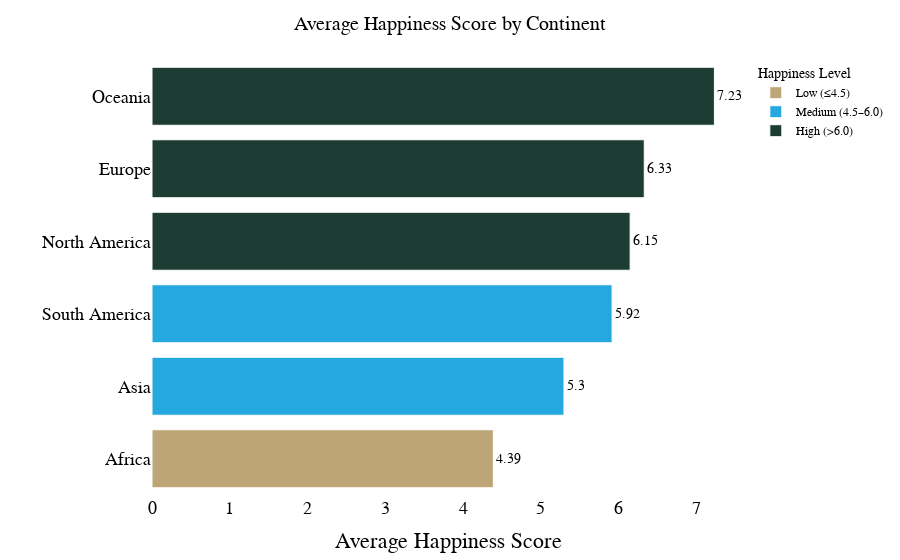

The notebook cell this image was saved under:
### Code cell
import plotly.express as px

# 1) Continent averages
df_continent_avg = (
    df_focus[df_focus["Continent"] != "Unknown"]
    .groupby("Continent", as_index=False)["Happiness_Score"]
    .mean()
    .sort_values("Happiness_Score", ascending=True)   # sorted low → high
)

# 2) Bin labels (High / Medium / Low)
def bin_label(v):
    if v <= 4.5: return "Low (≤4.5)"
    elif v <= 6.0: return "Medium (4.5–6.0)"
    else: return "High (>6.0)"
df_continent_avg["Category"] = df_continent_avg["Happiness_Score"].apply(bin_label)

# 3) Color scheme (blue–green–beige, clean for PPT)
BIN_COLORS = {
    "High (>6.0)": "#1D3C34",      # deep green
    "Medium (4.5–6.0)": "#25A8E0", # blue
    "Low (≤4.5)": "#BDA577"        # beige
}

# 4) Horizontal bar chart
fig = px.bar(
    df_continent_avg,
    x="Happiness_Score",
    y="Continent",
    orientation="h",
    text=df_continent_avg["Happiness_Score"].round(2),
    color="Category",
    color_discrete_map=BIN_COLORS
)

# 5) Formatting
fig.update_traces(
    textposition="outside",
    textfont=dict(size=14),
    marker_line_color="white",
    marker_line_width=1
)

fig.update_layout(
    title=dict(
        text="Average Happiness Score by Continent",
        x=0.5,
        font=dict(size=20, family="Arial", color="black")
    ),
    xaxis_title="Average Happiness Score",
    yaxis_title="",
    font=dict(family="Arial", size=18, color="black"),
    plot_bgcolor="white",
    paper_bgcolor="white",
    margin=dict(l=80, r=40, t=60, b=40),
    legend=dict(title="Happiness Level", font=dict(size=12))
)

fig.show()

# Save high-resolution for PPT
fig.write_image("continent_happiness_bar_horizontal.png", scale=3, width=1000, height=600)

### Figure 1 — Plotly figure (JSON) as saved in the notebook; plotly's stock layout.template omitted (floating-point values rounded to 4 significant figures)
{"data": [{"hovertemplate": "Category=Low (≤4.5)<br>Happiness_Score=%{x}<br>Continent=%{y}<br>text=%{text}<extra></extra>", "legendgroup": "Low (≤4.5)", "marker": {"color": "#BDA577", "line": {"color": "white", "width": 1}, "pattern": {"shape": ""}}, "name": "Low (≤4.5)", "orientation": "h", "showlegend": true, "text": [4.39], "textfont": {"size": 14}, "textposition": "outside", "type": "bar", "x": [4.388], "xaxis": "x", "y": ["Africa"], "yaxis": "y"}, {"hovertemplate": "Category=Medium (4.5–6.0)<br>Happiness_Score=%{x}<br>Continent=%{y}<br>text=%{text}<extra></extra>", "legendgroup": "Medium (4.5–6.0)", "marker": {"color": "#25A8E0", "line": {"color": "white", "width": 1}, "pattern": {"shape": ""}}, "name": "Medium (4.5–6.0)", "orientation": "h", "showlegend": true, "text": [5.3, 5.92], "textfont": {"size": 14}, "textposition": "outside", "type": "bar", "x": [5.297, 5.916], "xaxis": "x", "y": ["Asia", "South America"], "yaxis": "y"}, {"hovertemplate": "Category=High (>6.0)<br>Happiness_Score=%{x}<br>Continent=%{y}<br>text=%{text}<extra></extra>", "legendgroup": "High (>6.0)", "marker": {"color": "#1D3C34", "line": {"color": "white", "width": 1}, "pattern": {"shape": ""}}, "name": "High (>6.0)", "orientation": "h", "showlegend": true, "text": [6.15, 6.33, 7.23], "textfont": {"size": 14}, "textposition": "outside", "type": "bar", "x": [6.147, 6.329, 7.231], "xaxis": "x", "y": ["North America", "Europe", "Oceania"], "yaxis": "y"}], "layout": {"autosize": true, "barmode": "relative", "font": {"color": "black", "family": "Arial", "size": 18}, "legend": {"font": {"size": 12}, "title": {"text": "Happiness Level"}, "tracegroupgap": 0}, "margin": {"b": 40, "l": 80, "r": 40, "t": 60}, "paper_bgcolor": "white", "plot_bgcolor": "white", "title": {"font": {"color": "black", "family": "Arial", "size": 20}, "text": "Average Happiness Score by Continent", "x": 0.5}, "xaxis": {"anchor": "y", "autorange": true, "domain": [0, 1], "range": [0, 7.611], "title": {"text": "Average Happiness Score"}, "type": "linear"}, "yaxis": {"anchor": "x", "autorange": true, "domain": [0, 1], "range": [-0.5, 5.5], "title": {"text": ""}, "type": "category"}}}
